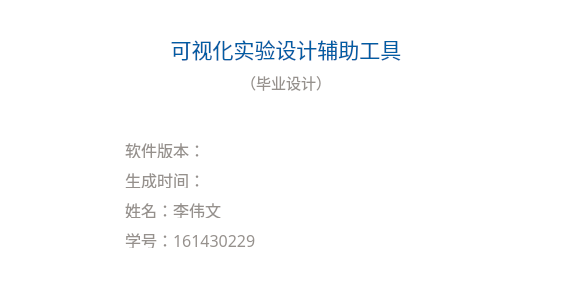
<?xml version="1.0" encoding="UTF-8"?>
<ui version="4.0">
 <class>VEDAAboutDialog</class>
 <widget class="QDialog" name="VEDAAboutDialog">
  <property name="geometry">
   <rect>
    <x>0</x>
    <y>0</y>
    <width>572</width>
    <height>287</height>
   </rect>
  </property>
  <property name="minimumSize">
   <size>
    <width>572</width>
    <height>287</height>
   </size>
  </property>
  <property name="maximumSize">
   <size>
    <width>572</width>
    <height>287</height>
   </size>
  </property>
  <property name="windowTitle">
   <string>关于 可视化实验设计辅助工具</string>
  </property>
  <property name="styleSheet">
   <string notr="true">background-color: rgb(255, 255, 255);</string>
  </property>
  <layout class="QVBoxLayout" name="verticalLayout">
   <property name="spacing">
    <number>10</number>
   </property>
   <property name="leftMargin">
    <number>0</number>
   </property>
   <property name="topMargin">
    <number>0</number>
   </property>
   <property name="rightMargin">
    <number>0</number>
   </property>
   <property name="bottomMargin">
    <number>0</number>
   </property>
   <item>
    <spacer name="verticalSpacer_2">
     <property name="orientation">
      <enum>Qt::Vertical</enum>
     </property>
     <property name="sizeHint" stdset="0">
      <size>
       <width>20</width>
       <height>40</height>
      </size>
     </property>
    </spacer>
   </item>
   <item>
    <widget class="QLabel" name="MainTitle">
     <property name="minimumSize">
      <size>
       <width>0</width>
       <height>24</height>
      </size>
     </property>
     <property name="maximumSize">
      <size>
       <width>16777215</width>
       <height>24</height>
      </size>
     </property>
     <property name="font">
      <font>
       <family>Adobe 黑体 Std R</family>
       <pointsize>16</pointsize>
      </font>
     </property>
     <property name="styleSheet">
      <string notr="true">color: rgb(0, 93, 164);</string>
     </property>
     <property name="text">
      <string>可视化实验设计辅助工具</string>
     </property>
     <property name="alignment">
      <set>Qt::AlignCenter</set>
     </property>
    </widget>
   </item>
   <item>
    <widget class="QLabel" name="label">
     <property name="font">
      <font>
       <family>Adobe 黑体 Std R</family>
       <pointsize>11</pointsize>
      </font>
     </property>
     <property name="styleSheet">
      <string notr="true">color: rgb(150, 145, 141);</string>
     </property>
     <property name="text">
      <string>（毕业设计）</string>
     </property>
     <property name="alignment">
      <set>Qt::AlignCenter</set>
     </property>
    </widget>
   </item>
   <item>
    <spacer name="verticalSpacer_7">
     <property name="orientation">
      <enum>Qt::Vertical</enum>
     </property>
     <property name="sizeHint" stdset="0">
      <size>
       <width>20</width>
       <height>40</height>
      </size>
     </property>
    </spacer>
   </item>
   <item>
    <layout class="QHBoxLayout" name="horizontalLayout">
     <item>
      <spacer name="horizontalSpacer_2">
       <property name="orientation">
        <enum>Qt::Horizontal</enum>
       </property>
       <property name="sizeType">
        <enum>QSizePolicy::Fixed</enum>
       </property>
       <property name="sizeHint" stdset="0">
        <size>
         <width>125</width>
         <height>20</height>
        </size>
       </property>
      </spacer>
     </item>
     <item>
      <widget class="QLabel" name="Version">
       <property name="minimumSize">
        <size>
         <width>0</width>
         <height>16</height>
        </size>
       </property>
       <property name="maximumSize">
        <size>
         <width>16777215</width>
         <height>16</height>
        </size>
       </property>
       <property name="font">
        <font>
         <family>Adobe 黑体 Std R</family>
         <pointsize>12</pointsize>
        </font>
       </property>
       <property name="styleSheet">
        <string notr="true">color: rgb(150, 145, 141);</string>
       </property>
       <property name="text">
        <string>软件版本：</string>
       </property>
      </widget>
     </item>
     <item>
      <spacer name="horizontalSpacer">
       <property name="orientation">
        <enum>Qt::Horizontal</enum>
       </property>
       <property name="sizeHint" stdset="0">
        <size>
         <width>569</width>
         <height>20</height>
        </size>
       </property>
      </spacer>
     </item>
    </layout>
   </item>
   <item>
    <layout class="QHBoxLayout" name="horizontalLayout_2">
     <item>
      <spacer name="horizontalSpacer_3">
       <property name="orientation">
        <enum>Qt::Horizontal</enum>
       </property>
       <property name="sizeType">
        <enum>QSizePolicy::Fixed</enum>
       </property>
       <property name="sizeHint" stdset="0">
        <size>
         <width>125</width>
         <height>20</height>
        </size>
       </property>
      </spacer>
     </item>
     <item>
      <widget class="QLabel" name="BuildDatetime">
       <property name="minimumSize">
        <size>
         <width>0</width>
         <height>16</height>
        </size>
       </property>
       <property name="maximumSize">
        <size>
         <width>16777215</width>
         <height>16</height>
        </size>
       </property>
       <property name="font">
        <font>
         <family>Adobe 黑体 Std R</family>
         <pointsize>12</pointsize>
        </font>
       </property>
       <property name="styleSheet">
        <string notr="true">color: rgb(150, 145, 141);</string>
       </property>
       <property name="text">
        <string>生成时间：</string>
       </property>
      </widget>
     </item>
     <item>
      <spacer name="horizontalSpacer_4">
       <property name="orientation">
        <enum>Qt::Horizontal</enum>
       </property>
       <property name="sizeHint" stdset="0">
        <size>
         <width>40</width>
         <height>20</height>
        </size>
       </property>
      </spacer>
     </item>
    </layout>
   </item>
   <item>
    <layout class="QHBoxLayout" name="horizontalLayout_3">
     <item>
      <spacer name="horizontalSpacer_5">
       <property name="orientation">
        <enum>Qt::Horizontal</enum>
       </property>
       <property name="sizeType">
        <enum>QSizePolicy::Fixed</enum>
       </property>
       <property name="sizeHint" stdset="0">
        <size>
         <width>125</width>
         <height>20</height>
        </size>
       </property>
      </spacer>
     </item>
     <item>
      <widget class="QLabel" name="Name">
       <property name="minimumSize">
        <size>
         <width>0</width>
         <height>16</height>
        </size>
       </property>
       <property name="maximumSize">
        <size>
         <width>16777215</width>
         <height>16</height>
        </size>
       </property>
       <property name="font">
        <font>
         <family>Adobe 黑体 Std R</family>
         <pointsize>12</pointsize>
        </font>
       </property>
       <property name="styleSheet">
        <string notr="true">color: rgb(150, 145, 141);</string>
       </property>
       <property name="text">
        <string>姓名：李伟文</string>
       </property>
      </widget>
     </item>
     <item>
      <spacer name="horizontalSpacer_6">
       <property name="orientation">
        <enum>Qt::Horizontal</enum>
       </property>
       <property name="sizeHint" stdset="0">
        <size>
         <width>40</width>
         <height>20</height>
        </size>
       </property>
      </spacer>
     </item>
    </layout>
   </item>
   <item>
    <layout class="QHBoxLayout" name="horizontalLayout_4">
     <item>
      <spacer name="horizontalSpacer_7">
       <property name="orientation">
        <enum>Qt::Horizontal</enum>
       </property>
       <property name="sizeType">
        <enum>QSizePolicy::Fixed</enum>
       </property>
       <property name="sizeHint" stdset="0">
        <size>
         <width>125</width>
         <height>20</height>
        </size>
       </property>
      </spacer>
     </item>
     <item>
      <widget class="QLabel" name="Code">
       <property name="minimumSize">
        <size>
         <width>0</width>
         <height>16</height>
        </size>
       </property>
       <property name="maximumSize">
        <size>
         <width>16777215</width>
         <height>16</height>
        </size>
       </property>
       <property name="font">
        <font>
         <family>Adobe 黑体 Std R</family>
         <pointsize>12</pointsize>
        </font>
       </property>
       <property name="styleSheet">
        <string notr="true">color: rgb(150, 145, 141);</string>
       </property>
       <property name="text">
        <string>学号：161430229</string>
       </property>
      </widget>
     </item>
     <item>
      <spacer name="horizontalSpacer_8">
       <property name="orientation">
        <enum>Qt::Horizontal</enum>
       </property>
       <property name="sizeHint" stdset="0">
        <size>
         <width>40</width>
         <height>20</height>
        </size>
       </property>
      </spacer>
     </item>
    </layout>
   </item>
   <item>
    <spacer name="verticalSpacer_6">
     <property name="orientation">
      <enum>Qt::Vertical</enum>
     </property>
     <property name="sizeHint" stdset="0">
      <size>
       <width>20</width>
       <height>40</height>
      </size>
     </property>
    </spacer>
   </item>
  </layout>
 </widget>
 <resources/>
 <connections/>
</ui>
